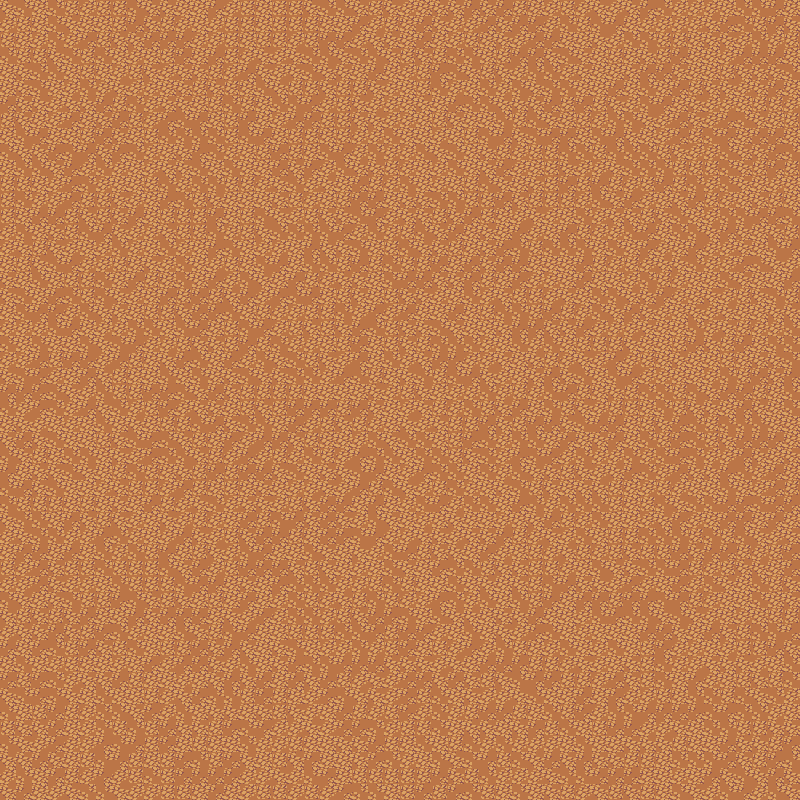

This game map was drawn from its Tiled (.tmx) file and the tilesets committed beside it. A one-line description and the trimmed map source follow:
An orthogonal 50x50 tile map with 16x16 px tiles, 2 tile layers (Ground, Gems), 2 tilesets.

<map version="1.10" tiledversion="1.10.1" orientation="orthogonal" renderorder="right-down" width="50" height="50" tilewidth="16" tileheight="16" infinite="0" nextlayerid="4" nextobjectid="1">
 <editorsettings>
  <export target="map.json" format="json" />
 </editorsettings>
 <tileset firstgid="1" name="dirt-tiles" tilewidth="16" tileheight="16" spacing="2" margin="1" tilecount="320" columns="16">
  <image source="tilesets/dirt-tiles.png" width="288" height="360" />
 </tileset>
 <tileset firstgid="321" name="gems-tiles" tilewidth="16" tileheight="16" tilecount="21" columns="3">
  <image source="tilesets/gems-tiles.png" width="48" height="112" />
 </tileset>
 <layer id="1" name="Ground" width="50" height="50" locked="1">
  <data>[2500 cells, 2500 non-empty, 6 distinct tile ids]</data>
 </layer>
 <layer id="2" name="Gems" width="50" height="50">
  <data>[2500 cells, 0 non-empty, 0 distinct tile ids]</data>
 </layer>
 <objectgroup id="3" name="Objects" />
</map>
